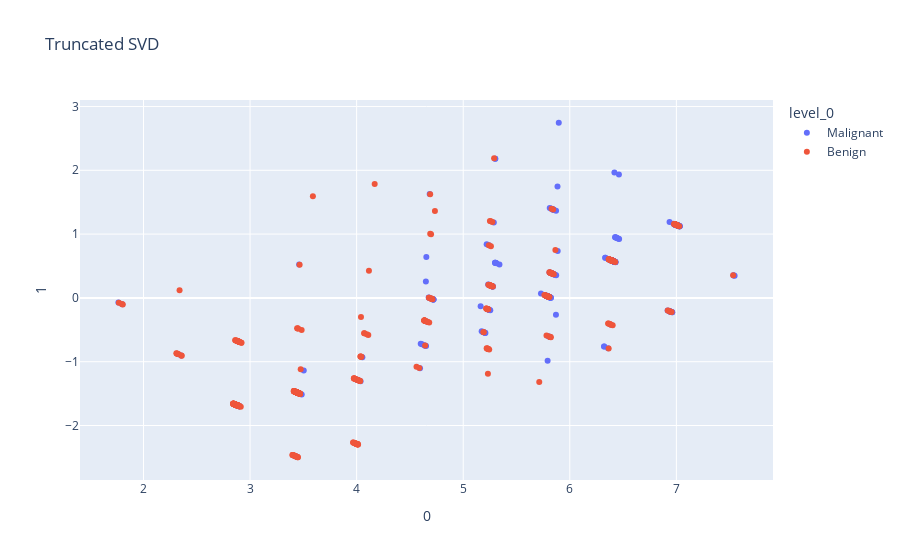

Here is the notebook cell this chart was saved with:
### Code cell
# Truncated SVD
from sklearn.decomposition import TruncatedSVD

# Defining the model
tsvd = TruncatedSVD(n_components=2)

# Fitting and transforming the data to the model
tsvd.fit(X)
tsvd_data = tsvd.transform(X)

# Calculate the percentage of variation that each truncated svd accounts for
per_tsvd = np.round(tsvd.explained_variance_ratio_*100, decimals=1)

# Creating the labels of each principal component
labels = ['TSVD' + str(x) for x in range(1, len(per_tsvd) + 1)]

# Plotting the principal components
plt.bar(x=range(1, len(per_tsvd) + 1), height=per_tsvd, tick_label=labels)
plt.ylabel("Percentage of explained variance")
plt.xlabel('Truncated SVD')
plt.show()

# Importance of features based on loading scores
loading_scores = pd.Series(tsvd.components_[0], index=feature_names)
sorted_loading_scores = loading_scores.abs().sort_values(ascending=False)
print(sorted_loading_scores)

# Margin and shape are the top two loading scores, so these cause the largest variation in the dataframe

# Data needed for the plot
tsvd_data_1 = tsvd.transform(Y)
tsvd_data_2 = tsvd.transform(Z)
tsvd_data = pd.concat([pd.DataFrame(tsvd_data_1), pd.DataFrame(tsvd_data_2)], keys=['Malignant', 'Benign']).reset_index(level=0)

# Plotting the data
fig8 = px.scatter(tsvd_data, x=0, y=1, color="level_0", title="Truncated SVD")
fig8.show()

### Figure 1 — Plotly figure (JSON) as saved in the notebook; plotly's stock layout.template omitted (floating-point values rounded to 4 significant figures; data arrays with more than 128 entries replaced by an {"elided": "..."} marker saying what was removed)
{"data": [{"hovertemplate": "level_0=Malignant<br>0=%{x}<br>1=%{y}<extra></extra>", "legendgroup": "Malignant", "marker": {"color": "#636efa", "symbol": "circle"}, "mode": "markers", "name": "Malignant", "orientation": "v", "showlegend": true, "type": "scatter", "x": {"elided": "445 float values"}, "xaxis": "x", "y": {"elided": "445 float values"}, "yaxis": "y"}, {"hovertemplate": "level_0=Benign<br>0=%{x}<br>1=%{y}<extra></extra>", "legendgroup": "Benign", "marker": {"color": "#EF553B", "symbol": "circle"}, "mode": "markers", "name": "Benign", "orientation": "v", "showlegend": true, "type": "scatter", "x": {"elided": "516 float values"}, "xaxis": "x", "y": {"elided": "516 float values"}, "yaxis": "y"}], "layout": {"legend": {"title": {"text": "level_0"}, "tracegroupgap": 0}, "title": {"text": "Truncated SVD"}, "xaxis": {"anchor": "y", "domain": [0, 1], "title": {"text": "0"}}, "yaxis": {"anchor": "x", "domain": [0, 1], "title": {"text": "1"}}}}
